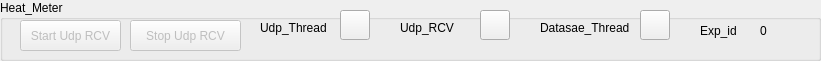
    <widget class="QGroupBox" name="groupBox_19">
     <property name="geometry">
      <rect>
       <x>0</x>
       <y>480</y>
       <width>821</width>
       <height>61</height>
      </rect>
     </property>
     <property name="title">
      <string>Heat_Meter</string>
     </property>
     <widget class="QPushButton" name="pushButton_154">
      <property name="enabled">
       <bool>false</bool>
      </property>
      <property name="geometry">
       <rect>
        <x>20</x>
        <y>20</y>
        <width>101</width>
        <height>31</height>
       </rect>
      </property>
      <property name="text">
       <string>Start Udp RCV</string>
      </property>
     </widget>
     <widget class="QPushButton" name="pushButton_155">
      <property name="enabled">
       <bool>false</bool>
      </property>
      <property name="geometry">
       <rect>
        <x>130</x>
        <y>20</y>
        <width>111</width>
        <height>31</height>
       </rect>
      </property>
      <property name="text">
       <string>Stop Udp RCV</string>
      </property>
     </widget>
     <widget class="QLabel" name="label_154">
      <property name="geometry">
       <rect>
        <x>540</x>
        <y>20</y>
        <width>121</width>
        <height>16</height>
       </rect>
      </property>
      <property name="text">
       <string>Datasae_Thread</string>
      </property>
     </widget>
     <widget class="QPushButton" name="pushButton_156">
      <property name="geometry">
       <rect>
        <x>640</x>
        <y>10</y>
        <width>30</width>
        <height>30</height>
       </rect>
      </property>
      <property name="styleSheet">
       <string notr="true"/>
      </property>
      <property name="text">
       <string/>
      </property>
     </widget>
     <widget class="QLabel" name="label_155">
      <property name="geometry">
       <rect>
        <x>260</x>
        <y>20</y>
        <width>91</width>
        <height>16</height>
       </rect>
      </property>
      <property name="text">
       <string>Udp_Thread</string>
      </property>
     </widget>
     <widget class="QLabel" name="label_156">
      <property name="geometry">
       <rect>
        <x>700</x>
        <y>20</y>
        <width>41</width>
        <height>21</height>
       </rect>
      </property>
      <property name="text">
       <string>Exp_id</string>
      </property>
     </widget>
     <widget class="QPushButton" name="pushButton_157">
      <property name="geometry">
       <rect>
        <x>480</x>
        <y>10</y>
        <width>30</width>
        <height>30</height>
       </rect>
      </property>
      <property name="styleSheet">
       <string notr="true"/>
      </property>
      <property name="text">
       <string/>
      </property>
     </widget>
     <widget class="QLabel" name="label_157">
      <property name="geometry">
       <rect>
        <x>760</x>
        <y>20</y>
        <width>21</width>
        <height>21</height>
       </rect>
      </property>
      <property name="text">
       <string>0</string>
      </property>
     </widget>
     <widget class="QPushButton" name="pushButton_158">
      <property name="geometry">
       <rect>
        <x>340</x>
        <y>10</y>
        <width>30</width>
        <height>30</height>
       </rect>
      </property>
      <property name="styleSheet">
       <string notr="true"/>
      </property>
      <property name="text">
       <string/>
      </property>
     </widget>
     <widget class="QLabel" name="label_158">
      <property name="geometry">
       <rect>
        <x>400</x>
        <y>20</y>
        <width>91</width>
        <height>16</height>
       </rect>
      </property>
      <property name="text">
       <string>Udp_RCV</string>
      </property>
     </widget>
    </widget>
